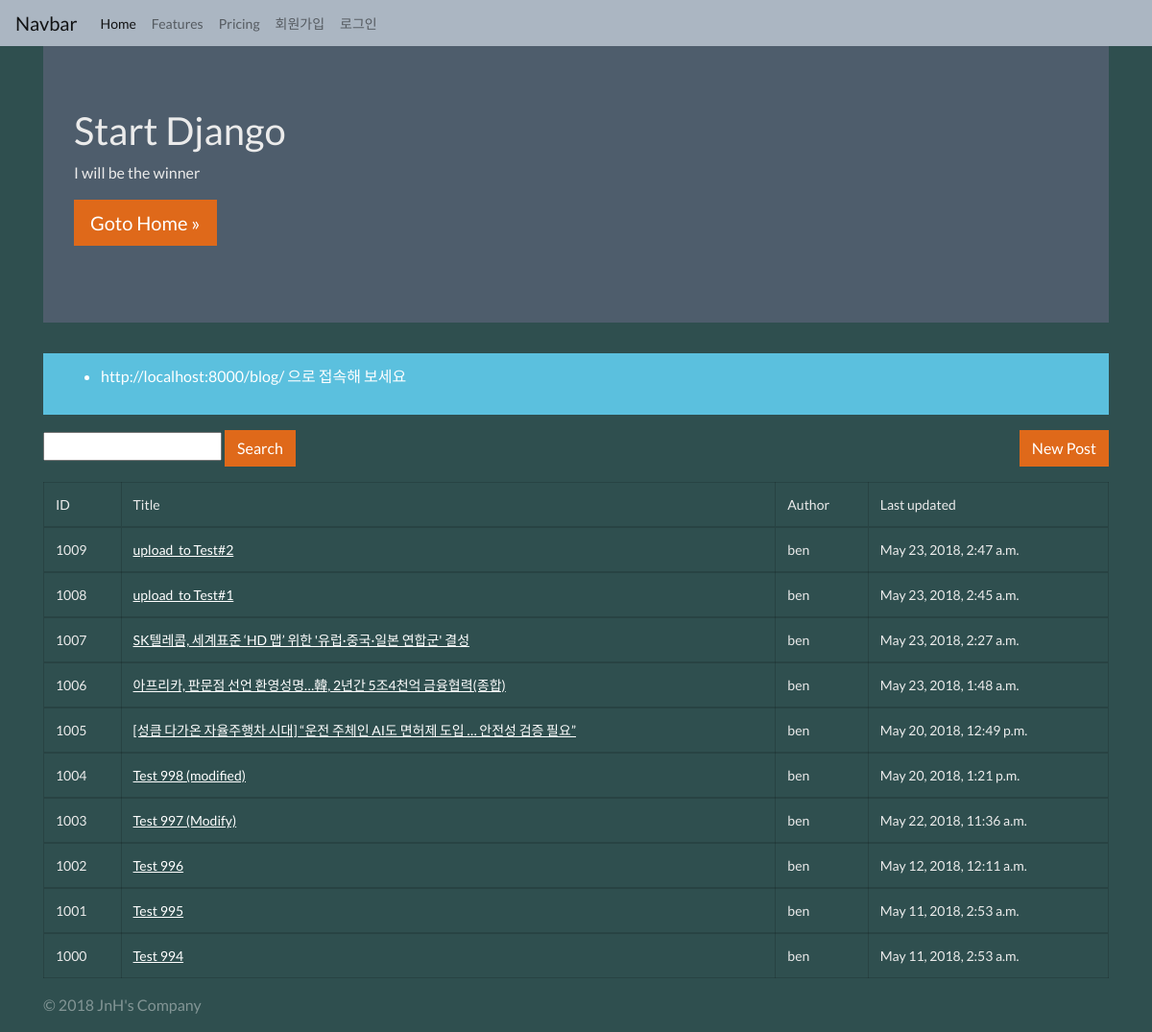
Before: /blog/cbv/ with the older database file.
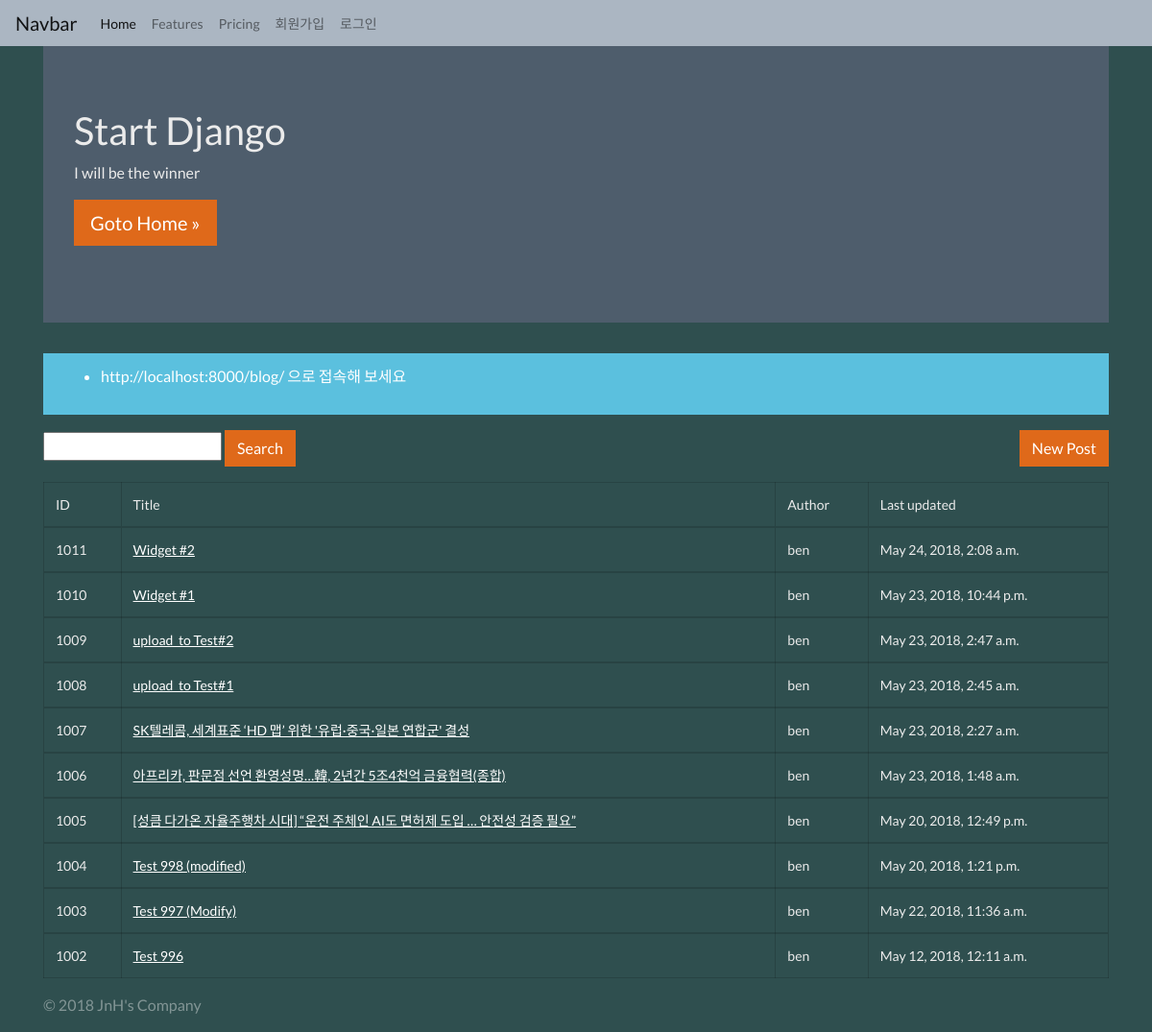
After: the same page with the newer database file.
### blog/models.py (models this page shows, shortened)
class Post(models.Model):
    STATUS_CHOICES = (
        ('d', 'Draft'),
        ('p', 'Published'),
        ('w', 'Withdrawn'),
    )
    user = models.ForeignKey(settings.AUTH_USER_MODEL)
    title = models.CharField(max_length=100, verbose_name="Subject", help_text="input title, max 100")
    content = models.TextField(verbose_name="Content")
    photo = models.ImageField(blank=True, upload_to='blog/post/%Y/%m/%d')
    tag = models.CharField(max_length=50, blank=True, help_text="write tags")
    lnglat = models.CharField(max_length=30,
        validators=[lnglat_validator],
        help_text="\"longtitude,latitude\" type",
        blank=True
    )
    status = models.CharField(max_length=1, choices=STATUS_CHOICES)
    tag_set = models.ManyToManyField('Tag', blank=True)
    ip = models.CharField(max_length=20)
    created_at = models.DateTimeField(auto_now_add=True)
    updated_at = models.DateTimeField(auto_now=True)
    class Meta:
        ordering = ['-id']

### blog/templates/blog/post_list.html
{% extends "blog/layout.html" %}
{% block content %}
<div class="container">
    <div class="jumbotron">
        <h1>Start Django</h1>
        <p>I will be the winner</p>
        <p>
            <a class="btn btn-lg btn-primary" href="http://facebook.com/groups/askdjango">
                    Goto Home &raquo;
            </a>
        </p>
    </div>
    <div class="row">
        <div class="col-sm-12">
            <div class="alert alert-info">
                <ul>
                    <li>http://localhost:8000/blog/ 으로 접속해 보세요</li>
                </ul>
            </div>
            <a href="{% url 'blog:post_new' %}" class="btn btn-primary float-right">New Post</a>
            <p>
                <form action="" method="GET">
                    <input type="text" name="q" value="{{ q }}">
                    <input class="btn btn-primary" type="submit" value="Search">
                </form>
            </p>
            <table class="table table-hover table-bordered">
                <thead>
                    <tr>
                        <td>ID</td>
                        <td>Title</td>
                        <td>Author</td>
                        <td>Last updated</td>
                    </tr>
                </thead>
            {% for post in post_list %}
                <tbody>
                    <tr>
                        <td>{{ post.id }}</td>
                        <td><a href="{% url 'blog:post_detail' post.id %}"> {{ post.title }} </a></td>
                        <td>{{ post.user }}</td>
                        <td>{{ post.updated_at }}</td>
                    </tr>
                </tbody>
            {% endfor %}
            </table>
        </div>
    </div>
</div>
{% endblock %}

### blog/templates/blog/layout.html (shortened to what this page needs)
{% extends "layout.html" %}

### start_django/templates/layout.html (shortened to what this page needs)
{% load static %}
<!DOCTYPE html>
<html lang="en">
<head>
    <link rel="stylesheet" href="https://stackpath.bootstrapcdn.com/bootswatch/4.1.1/superhero/bootstrap.min.css" />
    <link rel="stylesheet" href="{% static 'style.css' %}">
</head>
<body>
    <nav class="navbar navbar-expand-lg navbar-light bg-light">
        <a class="navbar-brand" href="#">Navbar</a>
        <div class="collapse navbar-collapse" id="navbarNav">
            <ul class="navbar-nav">
                <li class="nav-item active">
                    <a class="nav-link" href="{% url 'root' %}">Home<span class="sr-only">(current)</span></a>
                </li>
                <li class="nav-item">
                    <a class="nav-link" href="#">Features</a>
                </li>
                <li class="nav-item">
                    <a class="nav-link" href="#">Pricing</a>
                </li>
                <li class="nav-item">
                    <a class="nav-link" href="#">회원가입</a>
                </li>
                <li class="nav-item">
                    <a class="nav-link" href="#">로그인</a>
                </li>
            </ul>
        </div>
    </nav>
    {% block content %}
    {% endblock %}
    <div id="page-footer">
        <div class="container">
            <p class="text-muted">
                &copy; 2018 JnH's Company
            </p>
        </div>
    </div>
</body>
</html>

### start_django/static/style.css (style rules this page uses)
body { background-color: darkslategrey }

Changed rows visible on the page:
no longer on this page (row unchanged): Post: id "1001", title "Test 995", user "ben", updated_at "May 11, 2018, 2:53 a.m."
no longer on this page (row unchanged): Post: id "1000", title "Test 994", user "ben", updated_at "May 11, 2018, 2:53 a.m."
added Post: id "1011", title "Widget #2", user "ben", updated_at "May 24, 2018, 2:08 a.m."
added Post: id "1010", title "Widget #1", user "ben", updated_at "May 23, 2018, 10:44 p.m."
